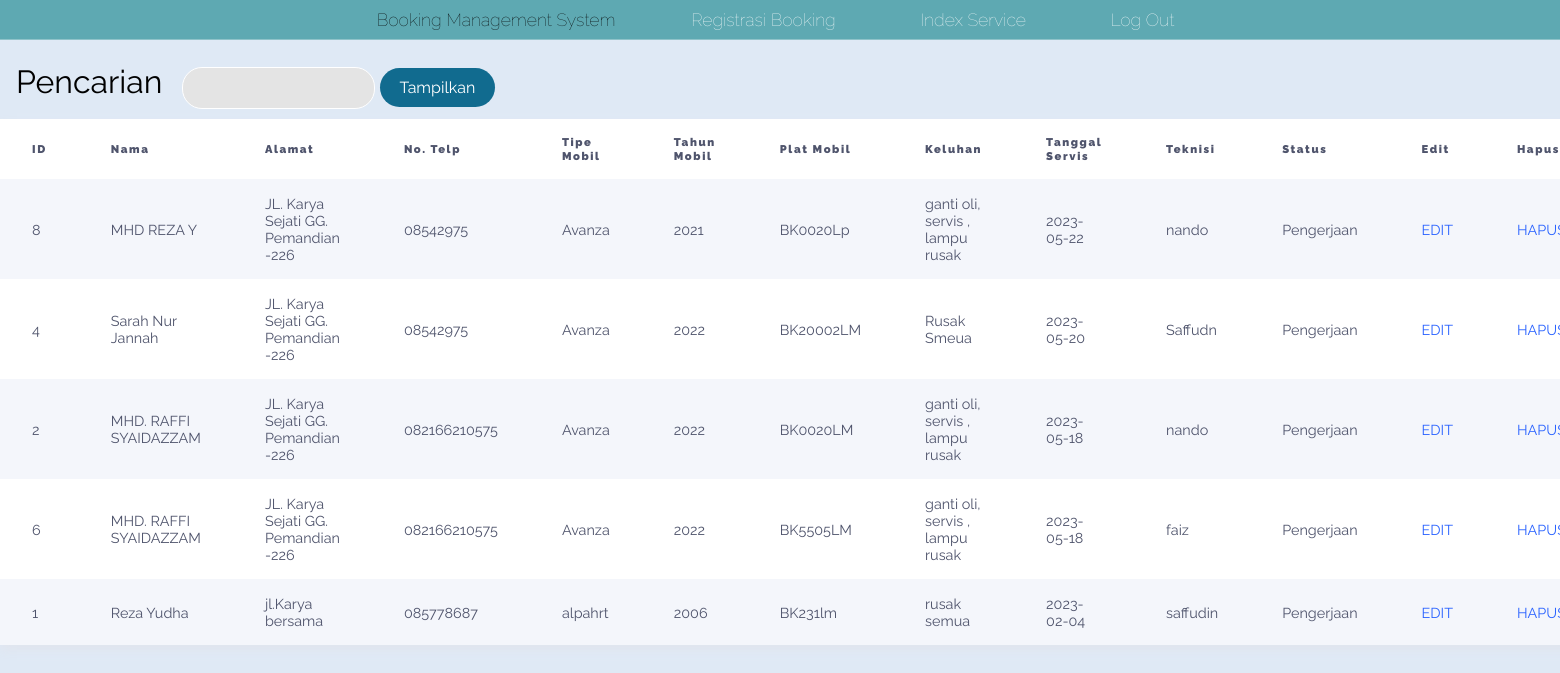
Page /IndexServisCS.php (signed in) on the committed database.
### tables this page shows
CREATE TABLE `listservis` (
  `Nama` varchar(50) NOT NULL,
  `Alamat` text NOT NULL,
  `Telp` varchar(50) NOT NULL,
  `TanggalService` date NOT NULL,
  `TipeMobil` varchar(50) NOT NULL,
  `TahunMobil` int(11) NOT NULL,
  `PlatMobil` varchar(50) NOT NULL,
  `Keluhan` text NOT NULL,
  `Teknisi` varchar(50) DEFAULT NULL,
  `ID` int(11) NOT NULL,
  `Status` varchar(255) NOT NULL DEFAULT 'Proses'
);

### IndexServisCS.php (the view, shortened to what this page needs)
<?php include("config.php"); ?>
<!DOCTYPE html>
<html>
    <head>
		<link rel="stylesheet" href="Style.css">
    </head>
    <body>
	<header class = "main-header">
        <nav class= "nav main-nav">
            <ul><li>Booking Management System</li>
                <li><a href=BookingBaruCS.php>Registrasi Booking</a></li>
                <li><a href="IndexServisCS.php">Index Service</a></li>
				<li><a href="logout.php">Log Out</a></li>
			</ul>
		</nav>
	</header>
    <form class="container" method="GET">
        <span class="teks-normal" >Pencarian </span>
        <input type = "text" onfocus = "this.value=''" name = "pencarian" value = ""/>
        <button class="tombol" type="submit" name="submit">Tampilkan</button>
    </form>
 		<div class="body-table">
       <table>
        <tr>
		<th>ID</th>
        <th> Nama</th>
		<th> Alamat</th>
		<th> No. Telp</th>
		<th> Tipe Mobil </th>
		<th> Tahun Mobil</th>
		<th> Plat Mobil</th>
        <th> Keluhan</th>
        <th> Tanggal Servis</th>
        <th> Teknisi</th>
        <th> Status</th>
        <th> Edit</th>
		<th> Hapus</th>
</tr>
        <?php
				if (isset($_GET['submit'])) {
					$cari=$_GET['pencarian'];
					if (!empty($cari)) {
						$sql = "SELECT * FROM `listservis` WHERE Nama LIKE '%$cari%' OR  Alamat LIKE '%$cari%' OR  Telp LIKE '%$cari%' OR  TanggalService LIKE '%$cari%' OR  TipeMobil LIKE '%$cari%' OR  TahunMobil LIKE '%$cari%' OR  PlatMobil LIKE '%$cari%' OR  Keluhan LIKE '%$cari%' OR Keluhan LIKE '%$cari%' OR Status LIKE '%$cari%' OR Teknisi LIKE '%$cari%' ";
					}else {
						$sql = "SELECT * FROM `listservis` ORDER by TanggalService DESC";
					}
				}
				else{
						$sql = "SELECT * FROM `listservis`ORDER by TanggalService DESC";
				}
				$query = mysqli_query($db, $sql);
				while($data = mysqli_fetch_array($query)){
					echo "<tr>";
					echo "<td>".$data['ID']."</td>";
					 echo "<td>".$data['Nama']."</td>";
					 echo "<td>".$data['Alamat']."</td>";
					 echo "<td>".$data['Telp']."</td>";
					 echo "<td>".$data['TipeMobil']."</td>";
					 echo "<td>".$data['TahunMobil']."</td>";
					 echo "<td>".$data['PlatMobil']."</td>";
                     echo "<td>".$data['Keluhan']."</td>";
					 echo "<td>".$data['TanggalService']."</td>";
					 echo "<td>".$data['Teknisi']."</td>";
					 echo "<td>".$data['Status']."</td>";
					 echo "<td><a href=BookingEditCS.php?id=".$data['ID'].">EDIT</td>";
					 echo "<td><a href=BookingHapus.php?id=".$data['ID']."&status=".$data['Status'].">HAPUS</td>";
					 }
					 ?>
			</table>
					</div>
					</body>
					</html>

### Style.css (style rules this page uses)
* { margin:0; padding: 0; font-family: Raleway; box-sizing: border-box; }
body { background-color: #dfe9f5; }
form input { width:fit-content ; outline: none; border:1px solid #fff; margin-bottom: 1.2rem; padding: 12px 20px; margin-bottom: 10px; border-radius: 20px; background: #e4e4e4; text-align: left; }
.tombol { font-size: 1rem; margin-top: 1.8rem; padding:10px 20px; border-radius: 20px; outline:none; border: none; width:fit-content; color: #fff; background-color: rgb(17, 107, 143); cursor: pointer; }
.nav ul { margin: 0; }
.nav li { display: inline-block; }
.nav a { display: inline-block; padding: .5em; color: white; text-decoration: none; }
.main-nav { text-align: center; font-size: 1.1em; font-weight: lighter; border-bottom: 1px solid rgba(255, 255, 255, .3) }
.main-nav li { padding: 0 2%; }
.main-header { background-color :#5ea9b2; background-repeat : no-repeat; background-size : contain; background-position:center; }
.teks-normal { padding: 1rem; font-size: 2rem; display: inline-flex; }
.body-table { height:fit-content; width:fit-content ; display: grid; justify-content: center; align-items: center; color: #4f546c; font-size: 0.9rem; background-color: #f9fbff; }
table { border-collapse: collapse; box-shadow: 0 5px 10px #e1e5ee; background-color: white; text-align: left; overflow: hidden; }
th { padding: 1rem 2rem; letter-spacing: 0.1rem; font-size: 0.7rem; font-weight: 900; }
td { padding: 1rem 2rem; }
a { text-decoration: none; color: #2962ff; }
tr:nth-child(even) { background-color: #f4f6fb; }

### rows in the picture
listservis: ID "8", Nama "MHD REZA Y", Alamat "JL. Karya Sejati GG. Pemandian -226", Telp "08542975", TipeMobil "Avanza", TahunMobil "2021", PlatMobil "BK0020Lp", Keluhan "ganti oli, servis , lampu rusak", TanggalService "2023-05-22", Teknisi "nando", Status "Pengerjaan"
listservis: ID "4", Nama "Sarah Nur Jannah", Alamat "JL. Karya Sejati GG. Pemandian -226", Telp "08542975", TipeMobil "Avanza", TahunMobil "2022", PlatMobil "BK20002LM", Keluhan "Rusak Smeua", TanggalService "2023-05-20", Teknisi "Saffudn", Status "Pengerjaan"
listservis: ID "2", Nama "MHD. RAFFI SYAIDAZZAM", Alamat "JL. Karya Sejati GG. Pemandian -226", Telp "082166210575", TipeMobil "Avanza", TahunMobil "2022", PlatMobil "BK0020LM", Keluhan "ganti oli, servis , lampu rusak", TanggalService "2023-05-18", Teknisi "nando", Status "Pengerjaan"
listservis: ID "6", Nama "MHD. RAFFI SYAIDAZZAM", Alamat "JL. Karya Sejati GG. Pemandian -226", Telp "082166210575", TipeMobil "Avanza", TahunMobil "2022", PlatMobil "BK5505LM", Keluhan "ganti oli, servis , lampu rusak", TanggalService "2023-05-18", Teknisi "faiz", Status "Pengerjaan"
listservis: ID "1", Nama "Reza Yudha", Alamat "jl.Karya bersama", Telp "085778687", TipeMobil "alpahrt", TahunMobil "2006", PlatMobil "BK231lm", Keluhan "rusak semua", TanggalService "2023-02-04", Teknisi "saffudin", Status "Pengerjaan"
